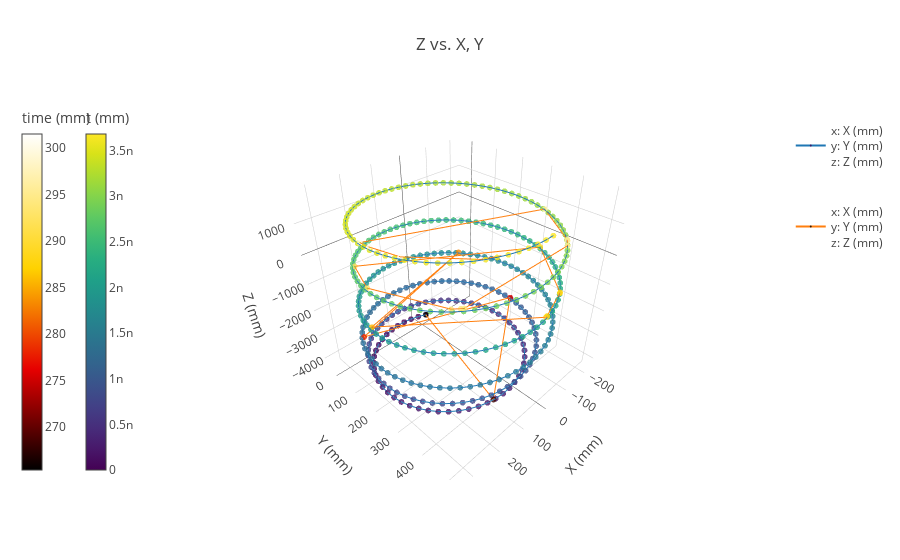

Notebook source saved alongside this figure:
### Code cell
df1 = x_off
df2 = gen_stepMCs
fig = scatter3d([df1.X,df2.X],[df1.Y,df2.Y],[df1.Z,df2.Z],scale_list=[df1.t,df2.time],mode_list=2*['markers+lines'],
          units_list=2*[('mm','mm','mm')],colors_list=['Viridis','Hot'],inline=True);

### Figure 1 — Plotly figure (JSON) as saved in the notebook; plotly's stock layout.template omitted (floating-point values rounded to 4 significant figures; data arrays with more than 128 entries replaced by an {"elided": "..."} marker saying what was removed)
{"data": [{"marker": {"cauto": false, "cmax": 3.681e-09, "cmin": 0, "color": {"elided": "369 float values"}, "colorbar": {"thickness": 20, "title": "t (mm)", "x": -0.1, "y": 0.5}, "colorscale": "Viridis", "opacity": 0.8, "reversescale": false, "showscale": true, "size": 2}, "mode": "markers+lines", "name": "<br>x: X (mm)<br>y: Y (mm)<br>z: Z (mm)<br>", "type": "scatter3d", "uid": "1f114a09-c6ea-444b-9bda-1044e574c3fa", "x": {"elided": "369 float values"}, "y": {"elided": "369 float values"}, "z": {"elided": "369 float values"}}, {"marker": {"cauto": false, "cmax": 301.5, "cmin": 265.4, "color": [265.4, 268.2, 275.5, 278.2, 283.2, 285.7, 287.7, 287.7, 288.2, 288.2, 289.1, 292.4, 292.9, 293.8, 293.9, 294.0, 295.5, 295.6, 295.6, 296.3, 300.1, 300.3, 300.7, 301.4, 301.5], "colorbar": {"thickness": 20, "title": "time (mm)", "x": -0.2, "y": 0.5}, "colorscale": "Hot", "opacity": 0.8, "reversescale": false, "showscale": true, "size": 2}, "mode": "markers+lines", "name": "<br>x: X (mm)<br>y: Y (mm)<br>z: Z (mm)<br>", "type": "scatter3d", "uid": "2991b48e-95b8-4ea0-96cb-4ffbcc202173", "x": [-31.3, 108.7, -194.7, 285.8, -139.3, 321.2, 21.44, 15.9, -77.54, -80.54, -215.8, 278.9, 320.0, 254.1, 239.6, 234.3, -107.8, -126.6, -129.9, -219.7, 321.1, 323.3, 308.1, 210.1, 174.6], "y": [-15.5, 429.5, 228.2, 89.6, 41.42, 197.1, 506.7, 506.0, 477.3, 475.7, 309.0, 85.75, 199.2, 414.6, 429.9, 434.8, 460.9, 447.1, 444.3, 306.3, 197.3, 235.8, 323.7, 457.2, 479.4], "z": [-4196.0, -3924, -2937.0, -2513.0, -1660.0, -1216.0, -823.0, -818.9, -745.6, -743.1, -608.0, -18.91, 72.76, 276.7, 292.4, 297.9, 574.7, 592.1, 595.4, 692.4, 1384.0, 1443.0, 1511.0, 1610.0, 1642]}], "layout": {"scene": {"xaxis": {"title": "X (mm)"}, "yaxis": {"title": "Y (mm)"}, "zaxis": {"title": "Z (mm)"}}, "showlegend": true, "title": "Z vs. X, Y"}}
